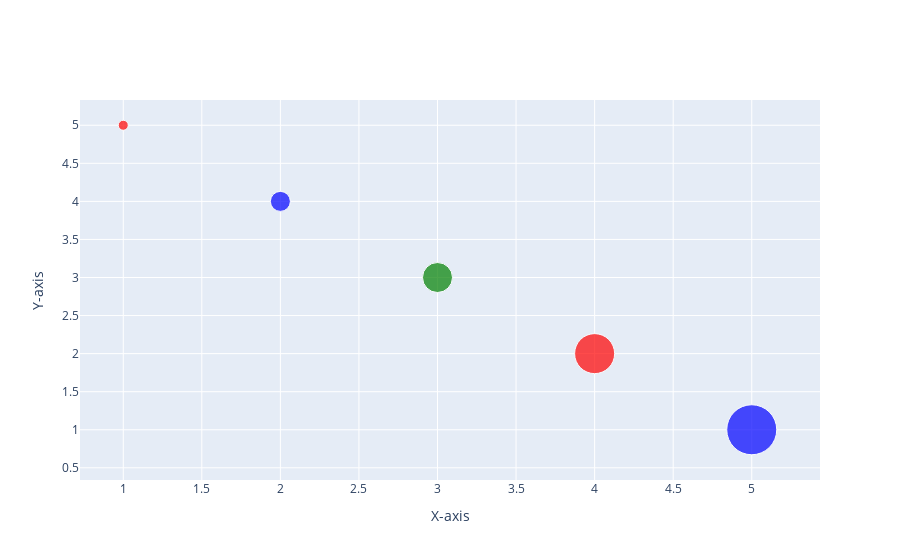

Notebook cell for this chart:
### Code cell
# Sample data for scatter plot
data_dict_scatter = {
    'X': [1, 2, 3, 4, 5],
    'Y': [5, 4, 3, 2, 1],
    'Size': [10,20,30,40,50]
}

df_scatter = pd.DataFrame(data_dict_scatter)

# Simple Scatter Plot
scatter = ScatterPlot(df_scatter, 'X', 'Y')
scatter.set_labels('X-axis', 'Y-axis')
scatter.set_varying_dot_sizes('Size')
scatter.set_colors(['red','blue','green','red','blue'])
scatter.render()

### Figure 1 — Plotly figure (JSON) as saved in the notebook; plotly's stock layout.template omitted (floating-point values rounded to 4 significant figures)
{"data": [{"marker": {"color": ["red", "blue", "green", "red", "blue"], "size": [10, 20, 30, 40, 50]}, "mode": "markers", "type": "scatter", "x": [1, 2, 3, 4, 5], "y": [5, 4, 3, 2, 1]}], "layout": {"xaxis": {"title": {"text": "X-axis"}}, "yaxis": {"title": {"text": "Y-axis"}}}}
